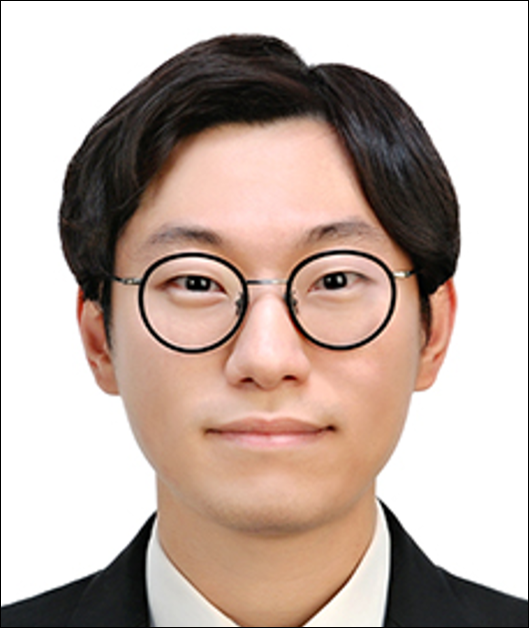
#> input picture pictures/강준희 교수.png, 529 x 628 px; its folder holds only this picture in this run
$ jupyter execute --allow-errors PCA_eigenface.ipynb
#> lines starting #> are read from the running program, lines starting #| are printed output that depends on the picture
**Library import**

[cell 1]
import imageio
import glob
import matplotlib.pyplot as plt
import numpy as np
import cv2

**Load dataset and show images**

[cell 2]
img_res = (1000, 1360)

images = []
images_1D = []

for image_path in glob.glob("pictures/*.png"):
    image = cv2.imread(image_path,cv2.IMREAD_GRAYSCALE)
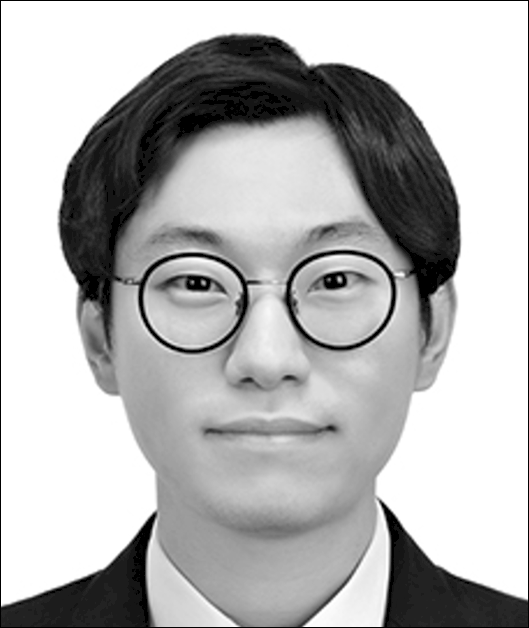
#> image: shape (628, 529); min 0, max 255, mean 181.1
    image = cv2.resize(image, img_res)
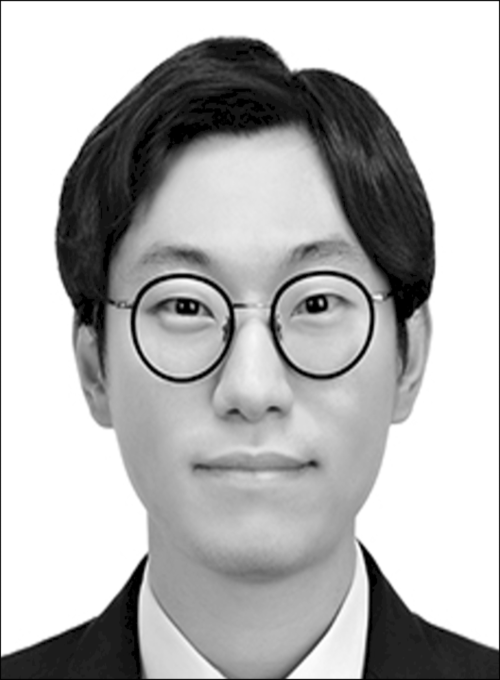
#> image: shape (1360, 1000) (shown at 1/2 size); min 0, max 255, mean 181
    images.append(image)
    images_1D.append(image.reshape(-1,1))

images = np.array(images)
images_1D = np.array(images_1D)
images_1D = np.squeeze(images_1D, axis=(2,))

fig, axes = plt.subplots(2, 4, # figure객체와 2x4의 plot객체를 각각 할당
                subplot_kw={'xticks': (), 'yticks': ()}) # subplot의 축 설정; x축 눈금없게, y축 눈금없게

for image, ax in zip(images, axes.ravel()): # images, axes.ravel()에서 하나씩 원소 할당
    ax.imshow(image, cmap = 'gray') # imshow로 그림 출력
#> this loop made 1 pass

plt.show() # 그래프 출력

print(images_1D.shape)
#| (1, 1360000)

**Image Preprocessing**

[cell 3]
from sklearn.preprocessing import StandardScaler

scalerX = StandardScaler()

scalerX.fit(images_1D)
X_std = scalerX.transform(images_1D)

images_ = X_std.reshape(-1,1360, 1000)
fig, axes = plt.subplots(2, 4, # figure객체와 2x4의 plot객체를 각각 할당
                subplot_kw={'xticks': (), 'yticks': ()}) # subplot의 축 설정; x축 눈금없게, y축 눈금없게

for image, ax in zip(images_, axes.ravel()): # images, axes.ravel()에서 하나씩 원소 할당
    ax.imshow(image, cmap = 'gray') # imshow로 그림 출력

plt.show() # 그래프 출력
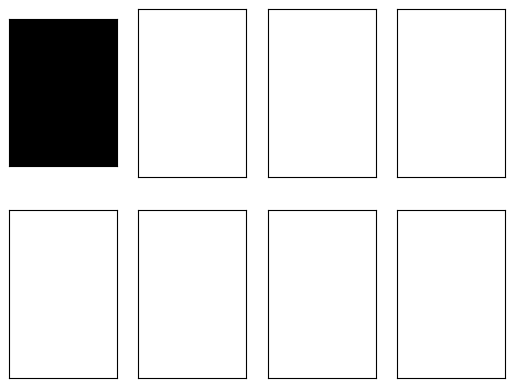
#> figure drawn by matplotlib, 1 panel

$ run again, on pictures/이승철 교수.png
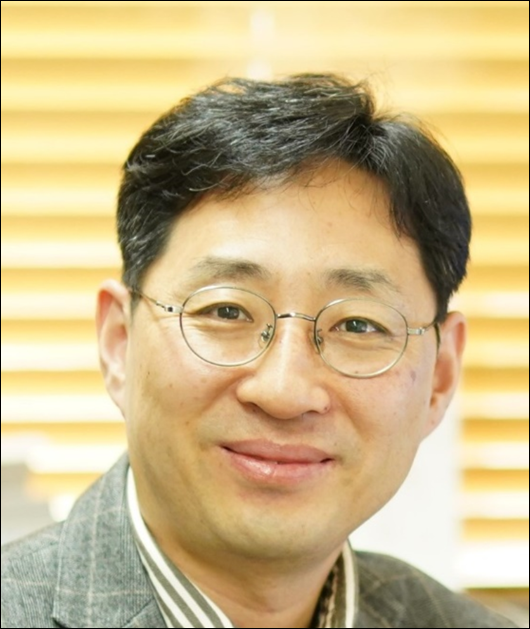
#> input picture pictures/이승철 교수.png, 530 x 629 px
#> `image = cv2.imread(image_path,cv2.IMREAD_GRAYSCALE)`:
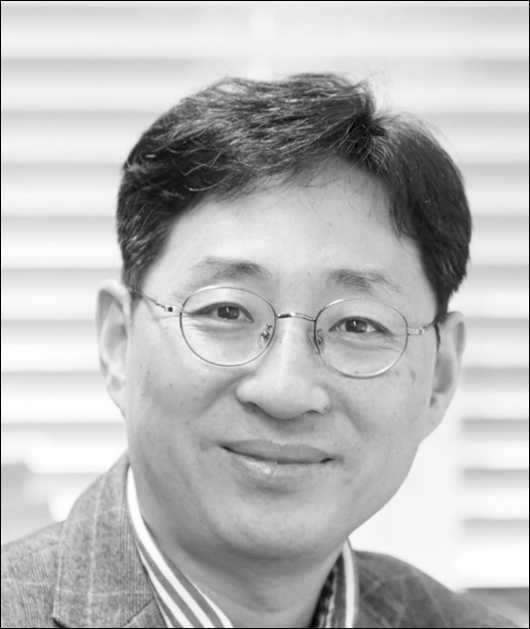
#> image: shape (629, 530); min 0, max 255, mean 186.2
#> `image = cv2.resize(image, img_res)`:
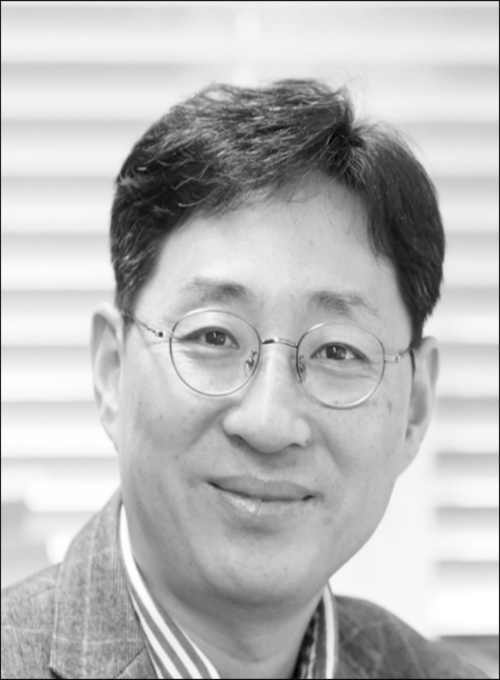
#> image: shape (1360, 1000) (shown at 1/2 size); min 0, max 255, mean 186.1
#> the loop `for image, ax in zip(images, axes.ravel()):` made 1 pass
#| (1, 1360000)
#> the loop `for image, ax in zip(images_, axes.ravel()):` made 1 pass

$ run again, on pictures/장재훈 박사.png
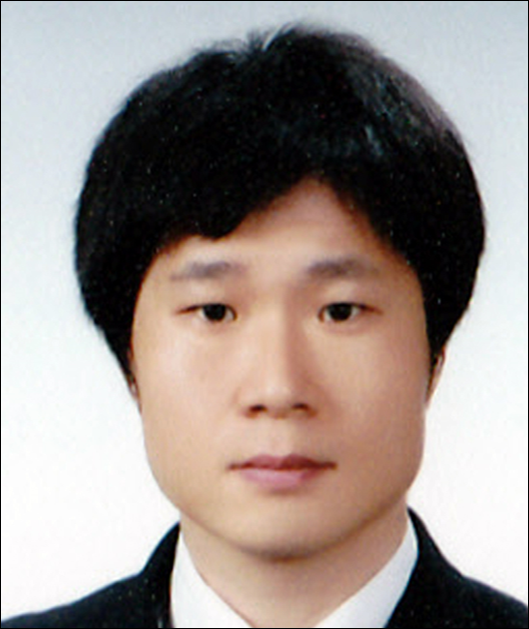
#> input picture pictures/장재훈 박사.png, 529 x 629 px
#> `image = cv2.imread(image_path,cv2.IMREAD_GRAYSCALE)`:
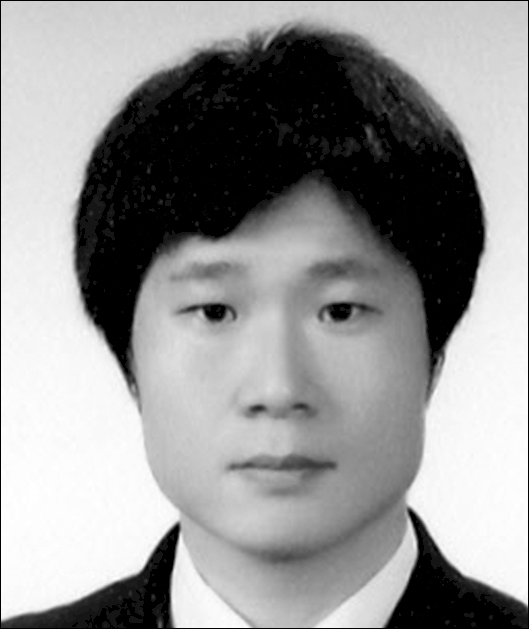
#> image: shape (629, 529); min 0, max 255, mean 149.8
#> `image = cv2.resize(image, img_res)`:
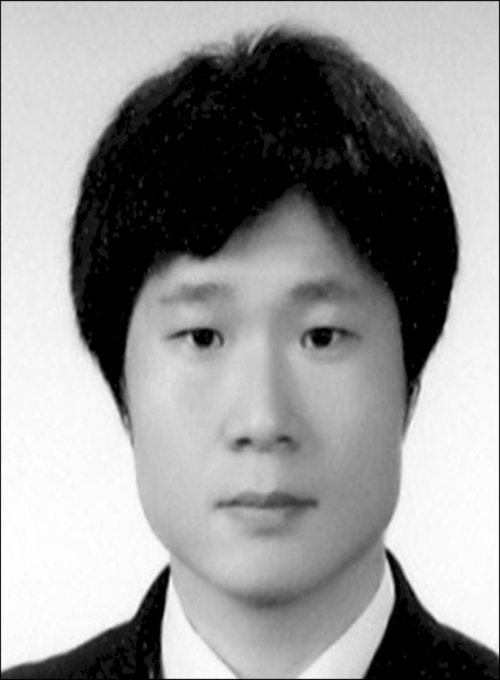
#> image: shape (1360, 1000) (shown at 1/2 size); min 0, max 255, mean 149.7
#> the loop `for image, ax in zip(images, axes.ravel()):` made 1 pass
#| (1, 1360000)
#> the loop `for image, ax in zip(images_, axes.ravel()):` made 1 pass

$ run again, on pictures/조기섭 교수.png
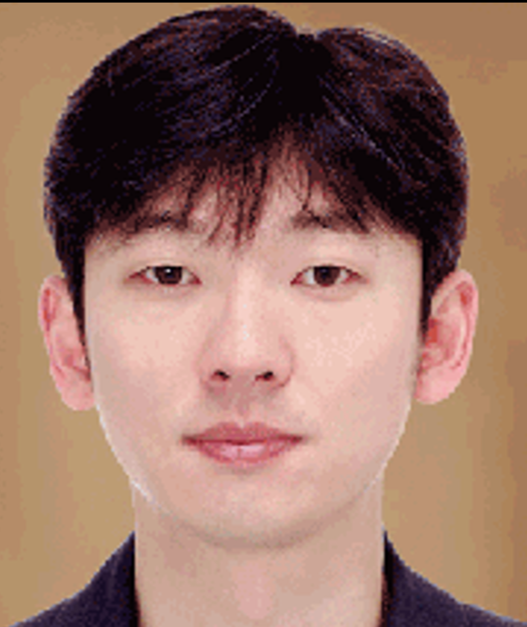
#> input picture pictures/조기섭 교수.png, 527 x 627 px
#> `image = cv2.imread(image_path,cv2.IMREAD_GRAYSCALE)`:
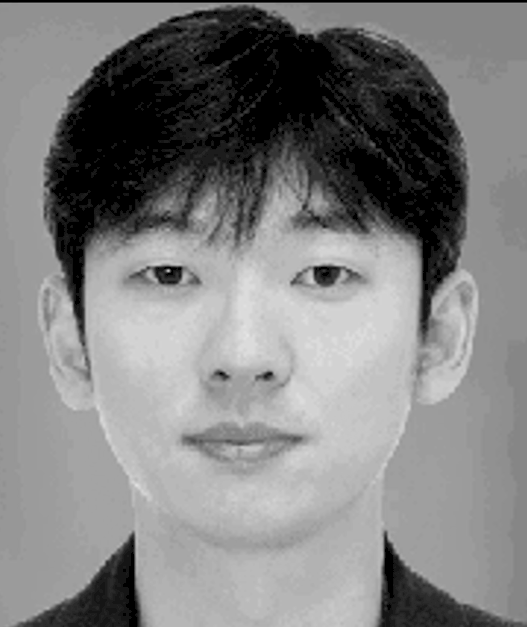
#> image: shape (627, 527); min 0, max 230, mean 128
#> `image = cv2.resize(image, img_res)`:
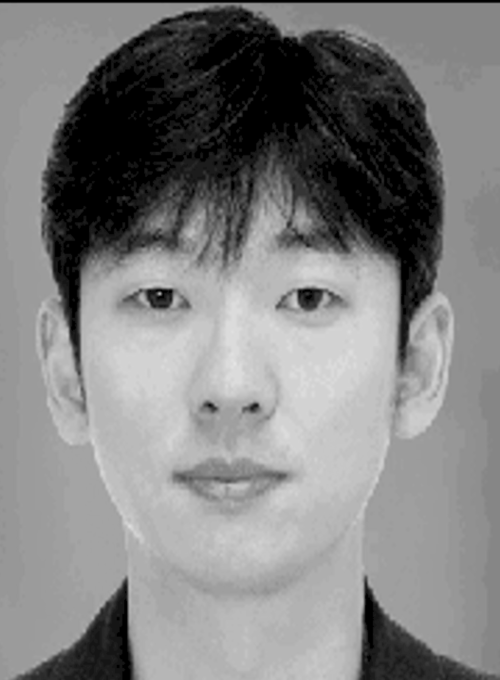
#> image: shape (1360, 1000) (shown at 1/2 size); min 0, max 230, mean 127.9
#> the loop `for image, ax in zip(images, axes.ravel()):` made 1 pass
#| (1, 1360000)
#> the loop `for image, ax in zip(images_, axes.ravel()):` made 1 pass

$ run again, on pictures/김용주 교수.png
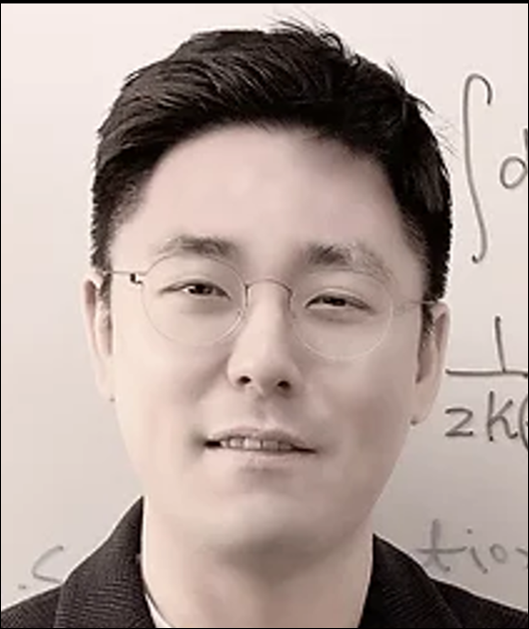
#> input picture pictures/김용주 교수.png, 529 x 629 px
#> `image = cv2.resize(image, img_res)`:
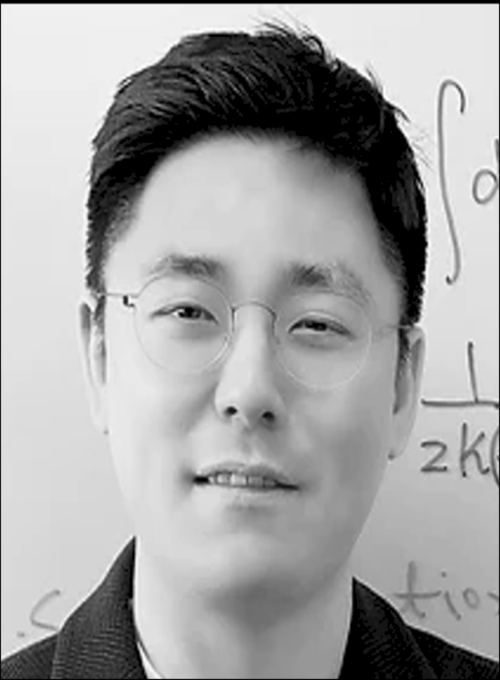
#> image: shape (1360, 1000) (shown at 1/2 size); min 0, max 255, mean 164.6
#> the loop `for image, ax in zip(images, axes.ravel()):` made 1 pass
#| (1, 1360000)
#> the loop `for image, ax in zip(images_, axes.ravel()):` made 1 pass
